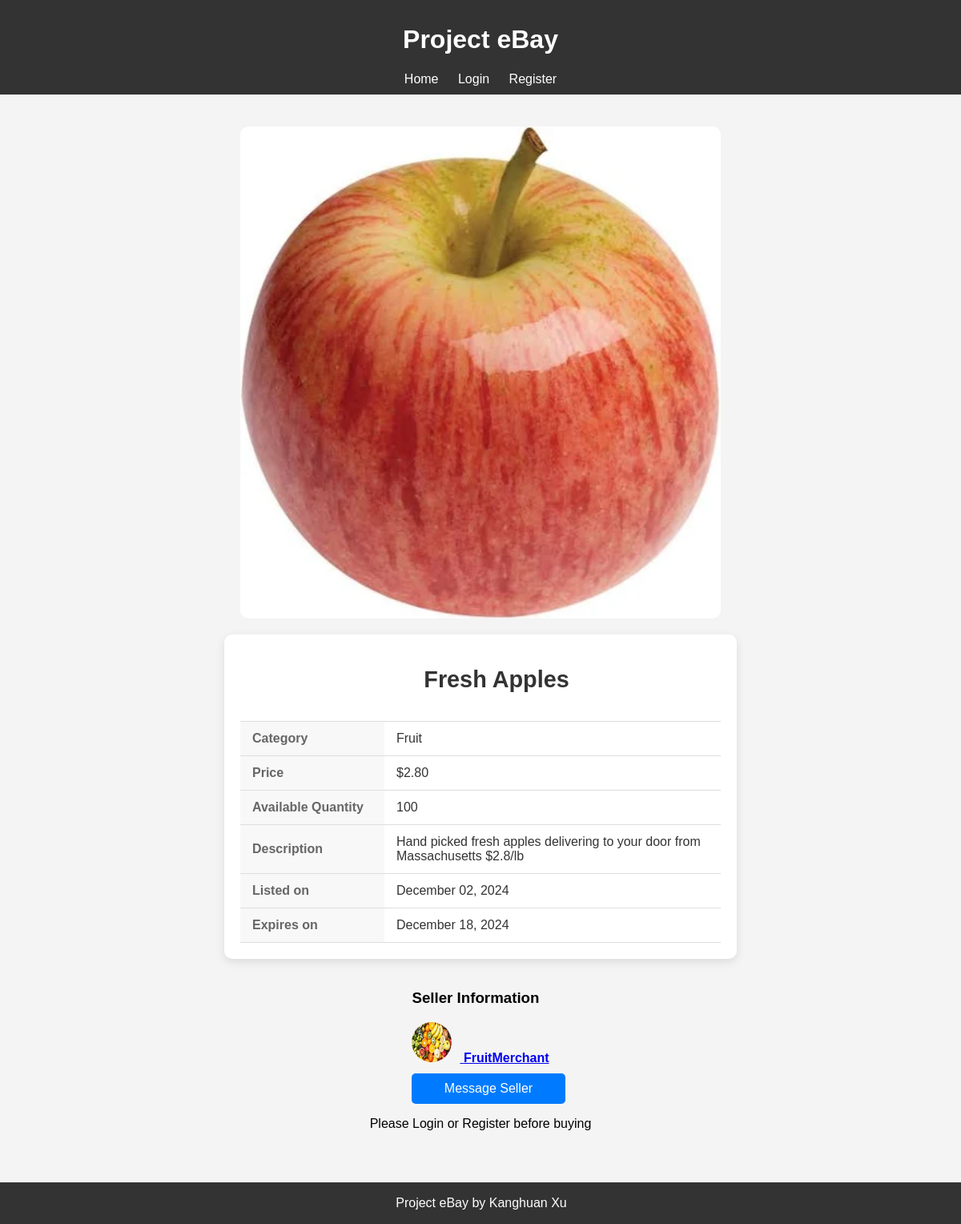
The page /listing/25/ on the database as committed earlier.
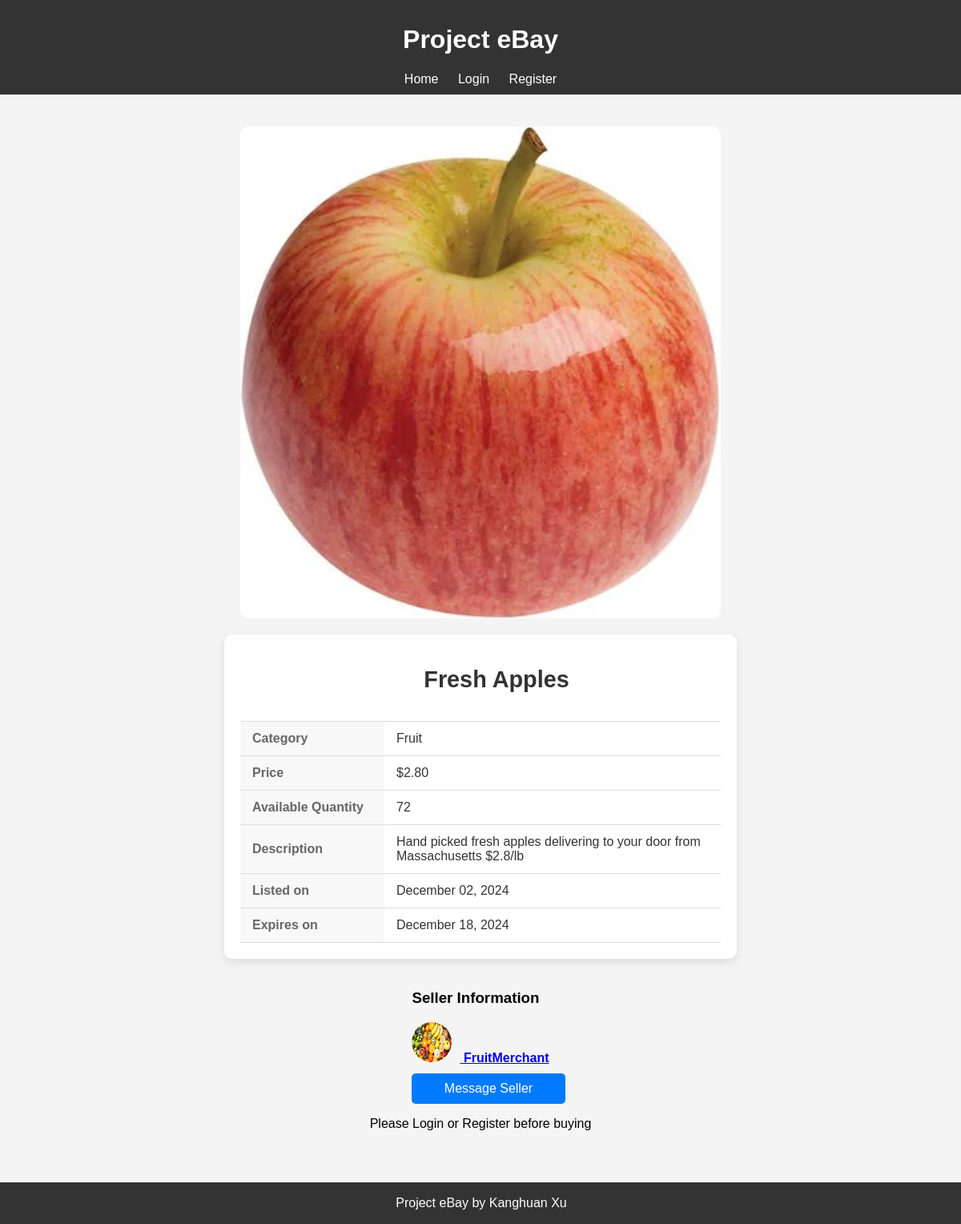
The same page on the database as committed later.
### project/models.py (models this page shows, shortened)
class Listing(models.Model):
    name = models.CharField(max_length=200) # Name of the item.
    description = models.TextField() # Description of the item.
    price = models.DecimalField(max_digits=10, decimal_places=2) # Price of the item, with validation in clean method.
    image = models.ImageField(upload_to='listing_images/', blank=True, null=True) # Optional image for the item.
    category = models.CharField(max_length=100) # Category the item belongs to.
    created_at = models.DateTimeField(auto_now_add=True) # Records when the listing was created.
    expires_at = models.DateTimeField() # When the listing expires.
    user = models.ForeignKey(User, on_delete=models.CASCADE, related_name="listings")  # The user who posted the listing.
    sold = models.BooleanField(default=False)  # Indicates if the item has been sold.
    quantity = models.PositiveIntegerField(default=1)  # Quantity of the item available.
    def clean(self):
        if self.price < 0:
            raise ValidationError("Price cannot be negative.")
        if self.price > 99999:
            raise ValidationError("Price cannot exceed 99999.")

class Profile(models.Model):
    user = models.OneToOneField(User, on_delete=models.CASCADE, related_name='profile')
    address = models.TextField()  # Stores the address of the user as a text field.
    phone_number = models.CharField(max_length=15)  # Stores the phone number, limited to 15 characters.
    profile_image = models.ImageField(upload_to='profile_images/', blank=True, null=True)  # Optional field for user's profile image.

### project/views.py (the view)
# urls.py: path('listing/<int:pk>/', ShowListingPageView.as_view(), name='listing_detail'),
class ShowListingPageView(DetailView):
    model = Listing
    template_name = 'project/listing_detail.html'  # The template for displaying a single listing
    context_object_name = 'listing'  # Use 'listing' as the variable name in the template

### project/templates/project/listing_detail.html (shortened to what this page needs)
{% extends 'project/base.html' %}
{% block content %}
    <div class="listing-detail-container">
        {% if listing.image %}
            <img src="{{ listing.image.url }}" alt="{{ listing.name }}" class="large-listing-image">
        {% endif %}
        <div class="listing-info">
            <h2>{{ listing.name }}</h2>
            <table class="listing-details-table">
                <tr>
                    <th>Category</th>
                    <td>{{ listing.category }}</td>
                </tr>
                <tr>
                    <th>Price</th>
                    <td>${{ listing.price }}</td>
                </tr>
                <tr>
                    <th>Available Quantity</th>
                    <td>{{ listing.quantity }}</td>
                </tr>
                <tr>
                    <th>Description</th>
                    <td>{{ listing.description }}</td>
                </tr>
                <tr>
                    <th>Listed on</th>
                    <td>{{ listing.created_at|date:"F d, Y" }}</td>
                </tr>
                <tr>
                    <th>Expires on</th>
                    <td>{{ listing.expires_at|date:"F d, Y" }}</td>
                </tr>
            </table>
        </div>
        <div class="seller-info">
            <h3>Seller Information</h3>
            <div class="seller-profile">
                <a href="{% url 'user_profile' listing.user.id %}">
                    <img src="{{ listing.user.profile.profile_image.url }}" alt="Seller Profile Image" class="seller-profile-image">
                    <span class="seller-username">{{ listing.user.username }}</span>
                </a>
            </div>
            <a href="mailto:{{ listing.user.email }}" class="btn btn-primary">Message Seller</a>
        </div>
        {% if listing.sold %}
            <p>This item has already been sold.</p>
        {% else %}
            {% if user.is_authenticated %}
                <div class="buy-now-container">
                    <form method="post" action="{% url 'checkout_single' listing.id %}">
                        {% csrf_token %}
                        <label for="quantity">Quantity Buy Now</label>
                        <input
                            type="number"
                            name="quantity"
                            id="quantity"
                            class="form-control"
                            min="1"
                            max="{{ listing.quantity }}"
                            value="1"
                        >
                        <button type="submit" class="btn btn-success">Buy Now</button>
                    </form>
                    <form method="post" action="{% url 'add_to_cart' listing.id %}" style="display:inline;">
                        {% csrf_token %}
                        <label for="quantity">Quantity Adding to Cart</label>
                        <input
                            type="number"
                            name="quantity"
                            id="quantity"
                            class="form-control"
                            min="1"
                            max="{{ listing.quantity }}"
                            value="1"
                        >
                        <button type="submit" class="btn btn-success">Add to Cart</button>
                    </form>
                </div>
            {% else %}
                <p>Please Login or Register before buying</p>
            {% endif %}
        {% endif %}
    </div>
{% endblock %}

Rows that differ between the two databases and show on the page:
changed Listing "Fresh Apples": quantity "100" → "72"
